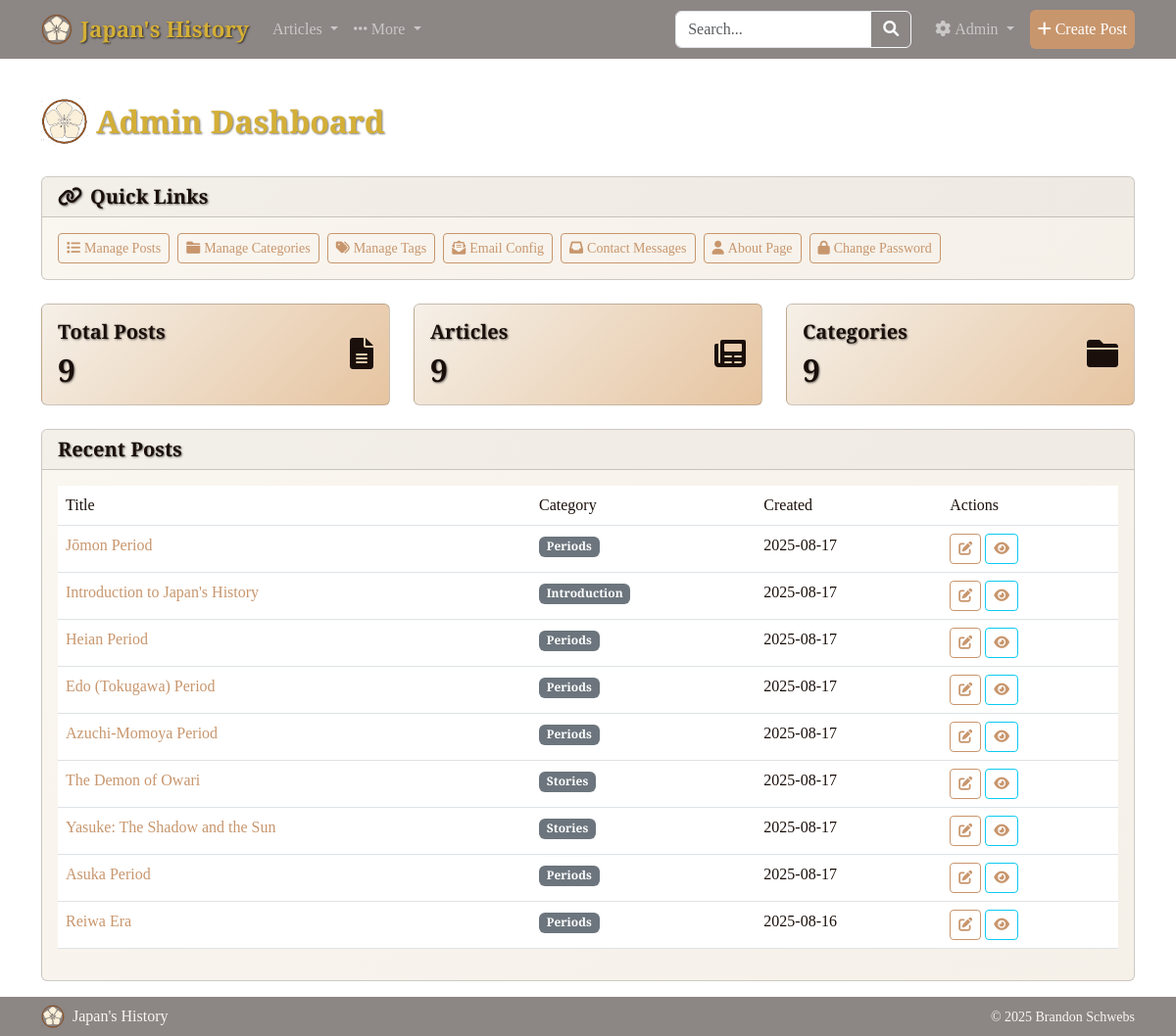
The page /admin (signed in) on the database its author committed.
### tables this page shows
CREATE TABLE posts (
            id INTEGER PRIMARY KEY AUTOINCREMENT,
            title TEXT NOT NULL,
            content TEXT NOT NULL,
            excerpt TEXT,
            image_filename TEXT,
            post_type TEXT NOT NULL DEFAULT 'article',
            created_at TIMESTAMP DEFAULT CURRENT_TIMESTAMP,
            updated_at TIMESTAMP DEFAULT CURRENT_TIMESTAMP
        , featured BOOLEAN DEFAULT 0, slug TEXT, image_position_x TEXT DEFAULT "center", image_position_y TEXT DEFAULT "center", category_id INTEGER REFERENCES categories(id) ON DELETE SET NULL, status TEXT DEFAULT "published", publish_date TIMESTAMP, template_id INTEGER);

CREATE TABLE categories (
                id INTEGER PRIMARY KEY AUTOINCREMENT,
                name TEXT UNIQUE NOT NULL,
                slug TEXT UNIQUE NOT NULL,
                description TEXT,
                created_at TIMESTAMP DEFAULT CURRENT_TIMESTAMP
            );

### routes/admin.py (the view)
@admin.route('/admin')
@admin_required
def admin_dashboard():
    posts = PostModel.get_articles_paginated(page=1, per_page=20)  # Get recent posts with category info
    stats = AdminModel.get_post_statistics()
    categories = CategoryModel.get_all_categories()
    return render_template('admin/dashboard.html', posts=posts, stats=stats, categories=categories)

### forms.py
class SearchForm(FlaskForm):
    query = StringField('Search', validators=[Length(max=200)], render_kw={"placeholder": "Search posts..."})
    submit = SubmitField('Search')

### models.py (called while the page is built)
def get_db():
    db = getattr(g, '_database', None)
    if db is None:
        db = g._database = sqlite3.connect(current_app.config['DATABASE'])
        db.row_factory = sqlite3.Row
    return db

    @staticmethod
    def get_all_posts(limit=None):
        db = get_db()
        query = 'SELECT * FROM posts ORDER BY created_at DESC'
        if limit:
            query += f' LIMIT {limit}'
        return db.execute(query).fetchall()

    @staticmethod
    def get_introduction_post():
        db = get_db()
        return db.execute('''
            SELECT p.* FROM posts p
            JOIN categories c ON p.category_id = c.id
            WHERE c.slug = 'introduction'
            LIMIT 1
        ''').fetchone()

    @staticmethod
    def get_all_categories():
        db = get_db()
        return db.execute('''
            SELECT c.*, COUNT(p.id) as post_count
            FROM categories c
            LEFT JOIN posts p ON c.id = p.category_id
            GROUP BY c.id
            ORDER BY c.name
        ''').fetchall()

    @staticmethod
    def get_post_statistics():
        db = get_db()
        posts = PostModel.get_all_posts()
        return {
            'total_posts': len(posts),
            'total_articles': len(posts)
        }

### routes/main.py (called while the page is built)
@main.app_context_processor
def inject_template_vars():
    all_categories = CategoryModel.get_all_categories()
    categories_with_articles = [cat for cat in all_categories if cat['post_count'] > 0]
    introduction_post = PostModel.get_introduction_post()
    return {
        'is_admin_logged_in': is_admin_logged_in(),
        'categories': categories_with_articles,
        'navbar_introduction_post': introduction_post
    }

### routes/search.py (called while the page is built)
@search.app_context_processor
def inject_search_form():
    return {'search_form': SearchForm(), 'is_admin_logged_in': is_admin_logged_in()}

### utils.py (called while the page is built)
def admin_required(f):
    @wraps(f)
    def decorated_function(*args, **kwargs):
        if not session.get('admin_logged_in'):
            flash('Admin access required.', 'error')
            return redirect(url_for('auth.admin_login'))
        return f(*args, **kwargs)
    return decorated_function

def is_admin_logged_in():
    return session.get('admin_logged_in', False)

### templates/admin/dashboard.html (shortened to what this page needs)
{% extends "base.html" %}
{% block content %}
<div class="d-flex justify-content-between align-items-center mb-4">
    <h1 class="d-flex align-items-center" style="font-size: 2rem;"><img src="{{ url_for('static', filename='img/Japanese History Blog Logo - Styled.png') }}" alt="Japan's History Logo" class="me-2" style="height: 48px; width: 48px;">Admin Dashboard</h1>
</div>
<div class="row mb-4">
    <div class="col-12">
        <div class="card">
            <div class="card-header d-flex justify-content-between align-items-center">
                <h5 class="mb-0"><i class="fas fa-link me-2"></i>Quick Links</h5>
            </div>
            <div class="card-body">
                <div class="collapse d-md-block" id="quickLinksCollapse">
                    <div class="d-flex flex-wrap gap-2">
                        <a href="{{ url_for('admin.admin_posts') }}" class="btn btn-outline-primary btn-sm">
                            <i class="fas fa-list me-1"></i>Manage Posts
                        </a>
                        <a href="{{ url_for('admin.admin_categories') }}" class="btn btn-outline-primary btn-sm">
                            <i class="fas fa-folder me-1"></i>Manage Categories
                        </a>
                        <a href="{{ url_for('admin.admin_tags') }}" class="btn btn-outline-primary btn-sm">
                            <i class="fas fa-tags me-1"></i>Manage Tags
                        </a>
                        <a href="{{ url_for('admin.admin_email_config') }}" class="btn btn-outline-primary btn-sm">
                            <i class="fas fa-envelope-open-text me-1"></i>Email Config
                        </a>
                        <a href="{{ url_for('admin.admin_contact_messages') }}" class="btn btn-outline-primary btn-sm">
                            <i class="fas fa-inbox me-1"></i>Contact Messages
                        </a>
                        <a href="{{ url_for('admin.admin_about') }}" class="btn btn-outline-primary btn-sm">
                            <i class="fas fa-user me-1"></i>About Page
                        </a>
                        <a href="{{ url_for('admin.admin_change_password') }}" class="btn btn-outline-primary btn-sm">
                            <i class="fas fa-lock me-1"></i>Change Password
                        </a>
                    </div>
                </div>
            </div>
        </div>
    </div>
</div>
<div class="row mb-4">
    <div class="col-md-4">
        <div class="card bg-primary text-white">
            <div class="card-body">
                <div class="d-flex align-items-center">
                    <div class="flex-grow-1">
                        <h5 class="card-title">Total Posts</h5>
                        <h2 class="mb-0">{{ stats.total_posts }}</h2>
                    </div>
                    <div class="flex-shrink-0">
                        <i class="fas fa-file-alt fa-2x"></i>
                    </div>
                </div>
            </div>
        </div>
    </div>
    <div class="col-md-4">
        <div class="card bg-info text-white">
            <div class="card-body">
                <div class="d-flex align-items-center">
                    <div class="flex-grow-1">
                        <h5 class="card-title">Articles</h5>
                        <h2 class="mb-0">{{ stats.total_articles }}</h2>
                    </div>
                    <div class="flex-shrink-0">
                        <i class="fas fa-newspaper fa-2x"></i>
                    </div>
                </div>
            </div>
        </div>
    </div>
    <div class="col-md-4">
        <div class="card bg-success text-white">
            <div class="card-body">
                <div class="d-flex align-items-center">
                    <div class="flex-grow-1">
                        <h5 class="card-title">Categories</h5>
                        <h2 class="mb-0">{{ categories|length }}</h2>
                    </div>
                    <div class="flex-shrink-0">
                        <i class="fas fa-folder fa-2x"></i>
                    </div>
                </div>
            </div>
        </div>
    </div>
</div>
<div class="row">
    <div class="col-12">
        <div class="card">
            <div class="card-header">
                <h5 class="mb-0">Recent Posts</h5>
            </div>
            <div class="card-body">
                {% if posts %}
                    <div class="table-responsive">
                        <table class="table table-hover">
                            <thead>
                                <tr>
                                    <th>Title</th>
                                    <th>Category</th>
                                    <th>Created</th>
                                    <th>Actions</th>
                                </tr>
                            </thead>
                            <tbody>
                                {% for post in posts[:10] %}
                                <tr>
                                    <td>
                                        <a href="{{ url_for('posts.view_post_by_slug', slug=post.slug) if post.slug else url_for('posts.view_post', post_id=post.id) }}" class="text-decoration-none">
                                            {{ post.title }}
                                        </a>
                                    </td>
                                    <td>
                                        {% if post.category_name %}
                                            <span class="badge bg-secondary">
                                                {{ post.category_name }}
                                            </span>
                                        {% else %}
                                            <span class="text-muted">No Category</span>
                                        {% endif %}
                                    </td>
                                    <td>{{ post.created_at[:10] }}</td>
                                    <td>
                                        <a href="{{ url_for('posts.edit_post', post_id=post.id) }}" class="btn btn-sm btn-outline-primary">
                                            <i class="fas fa-edit"></i>
                                        </a>
                                        <a href="{{ url_for('posts.view_post_by_slug', slug=post.slug) if post.slug else url_for('posts.view_post', post_id=post.id) }}" class="btn btn-sm btn-outline-info">
                                            <i class="fas fa-eye"></i>
                                        </a>
                                    </td>
                                </tr>
                                {% endfor %}
                            </tbody>
                        </table>
                    </div>
                {% else %}
                    <p class="text-muted">No posts found.</p>
                {% endif %}
            </div>
        </div>
    </div>
</div>
{% endblock %}

### static/css/style.css (style rules this page uses)
:root { --primary-dark: #1a0f0a; --primary-brown: #2d1810; --accent-copper: #c8966d; --accent-light: #e6c4a0; --text-cream: #f5f0e8; --text-gold: #d4af37; --text-warm: #faf6f0; --overlay-dark: rgba(45, 24, 16, 0.7); }
.btn-outline-primary { border-color: var(--accent-copper); color: var(--accent-copper); }
h1, h2, h3, h4, h5, h6 { color: var(--text-gold) !important; font-family: 'Cinzel', serif; font-weight: 600; text-shadow: 1px 1px 2px rgba(0,0,0,0.5); }
body { background-size: cover; background-position: center; background-repeat: no-repeat; background-attachment: fixed; color: var(--text-warm); font-family: 'Libre Baskerville', Georgia, serif; padding-top: 76px; padding-bottom: 56px; }
.card { background: linear-gradient(135deg, var(--text-warm) 0%, var(--text-cream) 100%); color: var(--primary-dark); }
.card-body { color: var(--primary-dark); }
.card-header h5 { color: var(--primary-dark) !important; font-weight: bold; }
.bg-primary, .bg-success, .bg-info { background: linear-gradient(135deg, var(--text-cream) 0%, var(--accent-light) 100%) !important; color: var(--primary-dark) !important; }
.bg-primary h5, .bg-success h5, .bg-info h5, .bg-primary h2, .bg-success h2, .bg-info h2, .bg-primary .card-title, .bg-success .card-title, .bg-info .card-title { color: var(--primary-dark) !important; font-weight: bold; }
.table { color: var(--primary-dark) !important; }
.table th, .table td { color: var(--primary-dark) !important; font-weight: 500; }
.table a { color: var(--accent-copper) !important; }

### rows shown on the page
posts: title "Jōmon Period", category_name "Periods", created_at "2025-08-17"
posts: title "Introduction to Japan's History", category_name "Introduction", created_at "2025-08-17"
posts: title "Heian Period", category_name "Periods", created_at "2025-08-17"
posts: title "Edo (Tokugawa) Period", category_name "Periods", created_at "2025-08-17"
posts: title "Azuchi-Momoya Period", category_name "Periods", created_at "2025-08-17"
posts: title "The Demon of Owari", category_name "Stories", created_at "2025-08-17"
posts: title "Yasuke: The Shadow and the Sun", category_name "Stories", created_at "2025-08-17"
posts: title "Asuka Period", category_name "Periods", created_at "2025-08-17"
posts: title "Reiwa Era", category_name "Periods", created_at "2025-08-16"

### other values the page prints
{{ stats.total_posts }} "9"
{{ stats.total_articles }} "9"
{{ categories|length }} "9"
